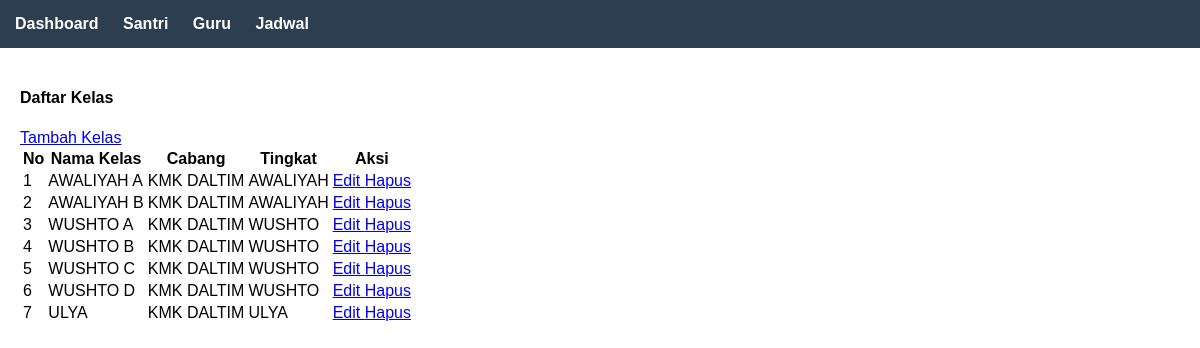
Page /kelas/ on the earlier database version.
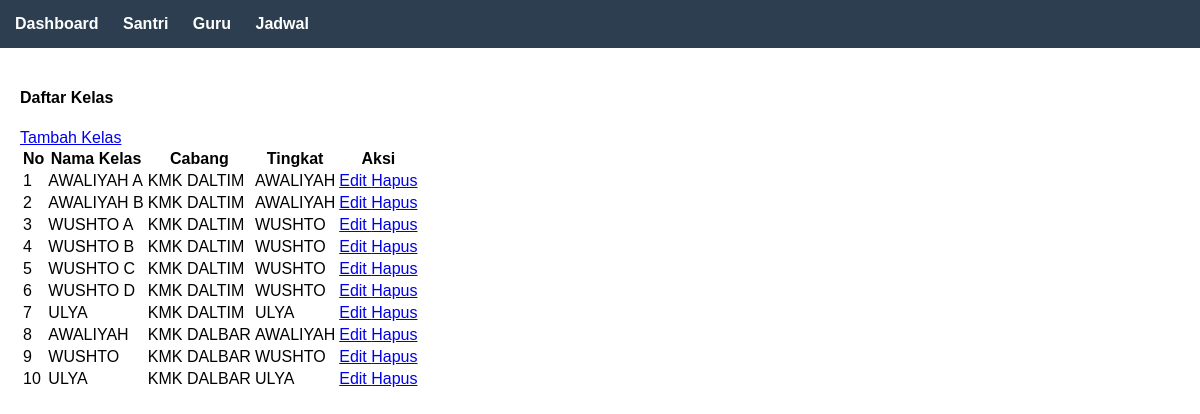
Same page on the later database version.
### administrator/models.py (models this page shows, shortened)
class Kelas(models.Model):
    nama_kelas = models.CharField(max_length=50)
    cabang = models.ForeignKey(Cabang, on_delete=models.CASCADE)
    tingkat = models.ForeignKey(Tingkat, on_delete=models.CASCADE)
    class Meta:
        verbose_name = "Kelas"
        verbose_name_plural = "Kelas"

class Cabang(models.Model):
    nama_cabang = models.CharField(max_length=100)
    class Meta:
        verbose_name = "Cabang"
        verbose_name_plural = "Cabang"

class Tingkat(models.Model):
    nama_tingkat = models.CharField(max_length=50)
    class Meta:
        verbose_name = "Tingkat"
        verbose_name_plural = "Tingkat"

### administrator/views.py (the view)
# urls.py: path('kelas/', views.kelas_list, name='kelas_list'),
def kelas_list(request):
    kelas = Kelas.objects.select_related('cabang', 'tingkat').all()
    context = {
        'kelas': kelas
    }
    return render(request, 'kelas/list.html', context)

### templates/kelas/list.html (shortened to what this page needs)
{% extends 'base.html' %}
{% block content %}
<div class="container-fluid">
    <div class="row">
        <div class="col-12">
            <div class="card">
                <div class="card-header d-flex justify-content-between align-items-center">
                    <h4 class="card-title">Daftar Kelas</h4>
                    <a href="{% url 'kelas_tambah' %}" class="btn btn-primary">
                         Tambah Kelas
                    </a>
                </div>
                <div class="card-body">
                    <div class="table-responsive">
                        <table class="table table-striped table-bordered">
                            <thead>
                                <tr>
                                    <th>No</th>
                                    <th>Nama Kelas</th>
                                    <th>Cabang</th>
                                    <th>Tingkat</th>
                                    <th>Aksi</th>
                                </tr>
                            </thead>
                            <tbody>
                                {% for item in kelas %}
                                <tr>
                                    <td>{{ forloop.counter }}</td>
                                    <td>{{ item.nama_kelas }}</td>
                                    <td>{{ item.cabang.nama_cabang }}</td>
                                    <td>{{ item.tingkat.nama_tingkat }}</td>
                                    <td>
                                        <a href="{% url 'kelas_edit' item.id %}" class="btn btn-sm btn-warning">
                                             Edit
                                        </a>
                                        <a href="{% url 'kelas_hapus' item.id %}" class="btn btn-sm btn-danger"
                                           onclick="return confirm('Apakah Anda yakin ingin menghapus kelas ini?')">
                                             Hapus
                                        </a>
                                    </td>
                                </tr>
                                {% empty %}
                                <tr>
                                    <td colspan="5" class="text-center">Tidak ada data kelas</td>
                                </tr>
                                {% endfor %}
                            </tbody>
                        </table>
                    </div>
                </div>
            </div>
        </div>
    </div>
</div>
{% endblock %}

Differences in the rows shown:
added Kelas: nama_kelas "AWALIYAH", cabang.nama_cabang "KMK DALBAR", tingkat.nama_tingkat "AWALIYAH"
added Kelas: nama_kelas "WUSHTO", cabang.nama_cabang "KMK DALBAR", tingkat.nama_tingkat "WUSHTO"
added Kelas: nama_kelas "ULYA", cabang.nama_cabang "KMK DALBAR", tingkat.nama_tingkat "ULYA"
